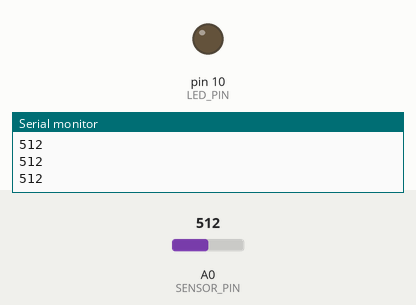
Recording of a sketch running on a simulated Arduino Uno, built with avr-gcc and run on an emulated ATmega328P. On the bench: output pins drawn as LEDs (lit = HIGH), the last lines printed to the serial monitor. Inputs (shaded band) come from the test bench; at power-on: A0 (SENSOR_PIN) = 512.

Above: at 1.2 s.
1.3 s: A0 (SENSOR_PIN) set to 483
At 2.2 s:
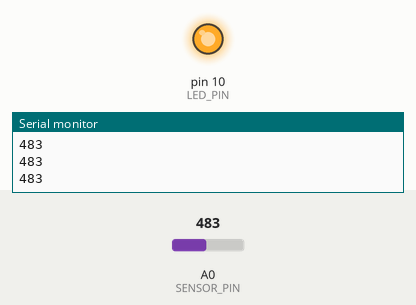
2.8 s: A0 (SENSOR_PIN) set to 510
At 3.5 s:
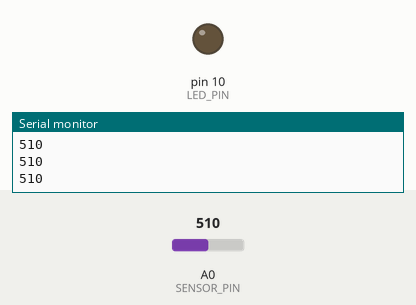
4.3 s: A0 (SENSOR_PIN) set to 490
At 4.8 s:
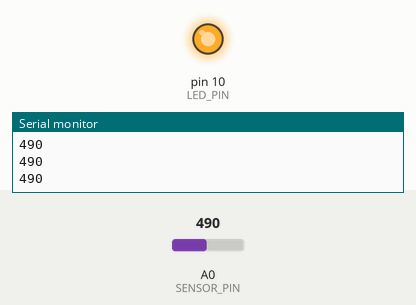
Timing chart, 0 to 7.3 s (numbered marks = the images above; inputs shaded):
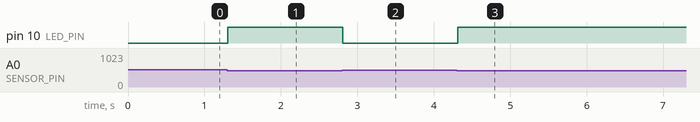

The sketch:

cds.ino
```cpp
// C++ code
//

const int SENSOR_PIN = A0;
const int LED_PIN = 10;
void setup()
{
  pinMode(LED_PIN, OUTPUT);
  Serial.begin(9600);
}

void loop()
{
  int sensorValue = 0;
  sensorValue = analogRead(SENSOR_PIN);
  Serial.println(sensorValue);

  if (sensorValue < 500)
    digitalWrite(LED_PIN, HIGH);
  else digitalWrite(LED_PIN, LOW);

  delay(100);
}
```

Measured:
- the behaviour switches between 500 and 499 on A0 (SENSOR_PIN) (found by bisection; images 0 and 1)
- after the input at 1.3 s, pin 10 (LED_PIN): LOW → HIGH at once
- after the input at 2.8 s, pin 10 (LED_PIN): HIGH → LOW at once
- after the input at 4.3 s, pin 10 (LED_PIN): LOW → HIGH at once
